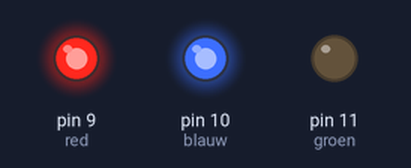
The sketch below on a simulated Arduino Uno, built with avr-gcc and run on an emulated ATmega328P. Shown: output pins drawn as LEDs (lit = HIGH).

Above: at 1.5 s.
At 4.0 s:
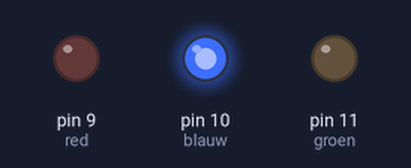
At 6.5 s:
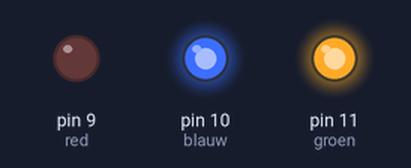
Timing chart, 0 to 9.2 s (numbered marks = the images above):
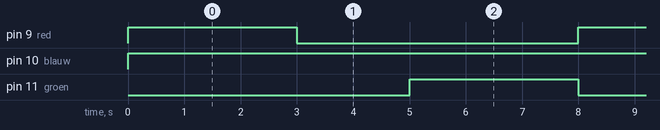

Measured:
- by itself, pin 9 (red), pin 11 (groen): alternates HIGH for 3.0 s and LOW for 5.0 s
- by itself, pin 10 (blauw): LOW → HIGH at 0.00 s
- by itself, everything shown: repeats every 8.0 s, in 3 steps

The sketch:

verkeeslichten.ino
```cpp
int red = 9;
int blauw = 10;
int groen = 11;
void setup(){
    pinMode(red, OUTPUT);
    pinMode(blauw, OUTPUT);
    pinMode(groen, OUTPUT);
    }

void loop() {
 digitalWrite(red, HIGH);
 digitalWrite(blauw, HIGH);
 digitalWrite(groen, LOW);
 delay(3000);
 digitalWrite(red, LOW);
 digitalWrite(blauw, HIGH);
 digitalWrite(groen, LOW);
 delay(2000);
 digitalWrite(red, LOW);
 digitalWrite(groen, HIGH);
 digitalWrite(blauw, HIGH);
 delay(3000);

}
```
